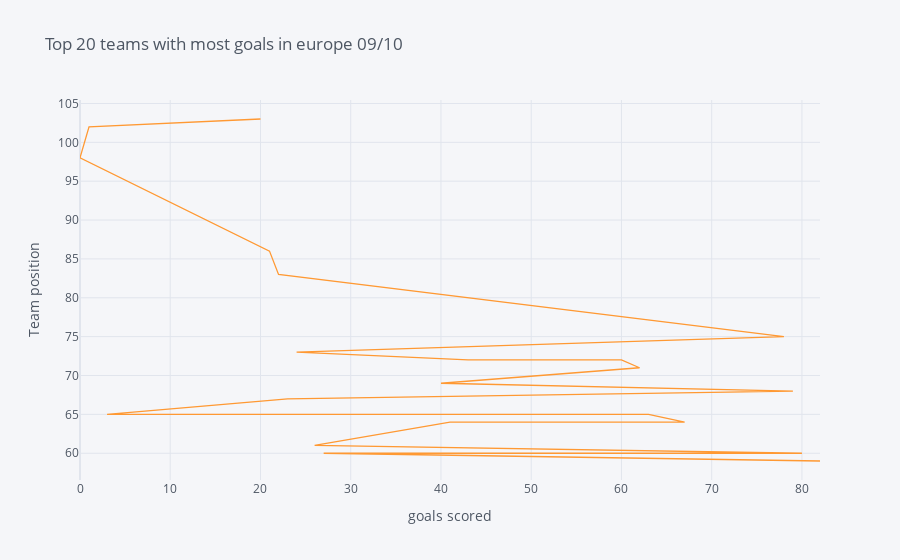

Notebook source saved alongside this figure:
### Code cell
top_20_team_with_most_goals_09_10['F'].iplot(kind='scatter', xTitle='goals scored',
                  yTitle='Team position', title='Top 20 teams with most goals in europe 09/10')

### Figure 1 — Plotly figure (JSON) as saved in the notebook; plotly's stock layout.template omitted (floating-point values rounded to 4 significant figures)
{"data": [{"line": {"color": "rgba(255, 153, 51, 1.0)", "dash": "solid", "shape": "linear", "width": 1.3}, "mode": "lines", "name": "F", "text": "", "type": "scatter", "x": [20, 1, 0, 21, 22, 78, 24, 43, 60, 62, 40, 79, 23, 3, 63, 67, 41, 26, 80, 27, 82], "y": [103, 102, 98, 86, 83, 75, 73, 72, 72, 71, 69, 68, 67, 65, 65, 64, 64, 61, 60, 60, 59]}], "layout": {"legend": {"bgcolor": "#F5F6F9", "font": {"color": "#4D5663"}}, "paper_bgcolor": "#F5F6F9", "plot_bgcolor": "#F5F6F9", "title": {"font": {"color": "#4D5663"}, "text": "Top 20 teams with most goals in europe 09/10"}, "xaxis": {"gridcolor": "#E1E5ED", "showgrid": true, "tickfont": {"color": "#4D5663"}, "title": {"font": {"color": "#4D5663"}, "text": "goals scored"}, "zerolinecolor": "#E1E5ED"}, "yaxis": {"gridcolor": "#E1E5ED", "showgrid": true, "tickfont": {"color": "#4D5663"}, "title": {"font": {"color": "#4D5663"}, "text": "Team position"}, "zerolinecolor": "#E1E5ED"}}}
